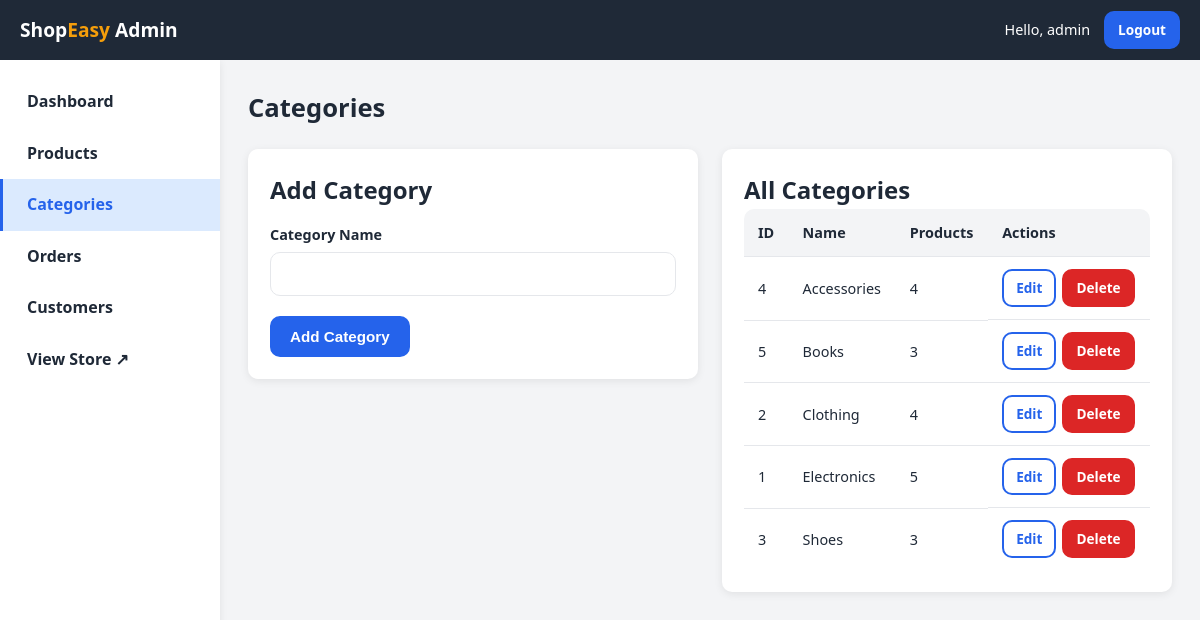
Screenshot of /admin/categories.php (signed in) with the database file from the repository.
### tables this page shows
CREATE TABLE categories (
    id   INT(11) AUTO_INCREMENT PRIMARY KEY,
    name VARCHAR(100) NOT NULL
);

### includes/functions.php (called while the page is built, shortened)
<?php
function e($text)
{
    return htmlspecialchars($text ?? '', ENT_QUOTES, 'UTF-8');
}
    ?>

### admin/categories.php (the view, shortened to what this page needs)
<?php
require_once __DIR__ . '/../config/database.php';
$edit_category = null;
$categories = $conn->query(
    "SELECT c.*, (SELECT COUNT(*) FROM products p WHERE p.category_id = c.id) AS product_count
     FROM categories c
     ORDER BY c.name"
);
include __DIR__ . '/includes/admin-header.php';
?>
<h1 class="admin-title">Categories</h1>
<div class="admin-two-col">
    <div class="admin-panel">
        <h2><?php echo $edit_category ? 'Edit Category' : 'Add Category'; ?></h2>
        <form method="post" action="categories.php" class="admin-form">
            <label for="name">Category Name</label>
            <input type="text" id="name" name="name"
                   value="<?php echo e($edit_category['name'] ?? ''); ?>" required>
            <button type="submit" class="btn">
                <?php echo $edit_category ? 'Update Category' : 'Add Category'; ?>
            </button>
        </form>
    </div>
    <div class="admin-panel">
        <h2>All Categories</h2>
        <?php if ($categories->num_rows === 0): ?>
            <p class="empty-message">No categories yet.</p>
        <?php else: ?>
            <table class="data-table">
                <thead>
                    <tr><th>ID</th><th>Name</th><th>Products</th><th>Actions</th></tr>
                </thead>
                <tbody>
                    <?php while ($cat = $categories->fetch_assoc()): ?>
                        <tr>
                            <td><?php echo (int)$cat['id']; ?></td>
                            <td><?php echo e($cat['name']); ?></td>
                            <td><?php echo (int)$cat['product_count']; ?></td>
                            <td class="table-actions">
                                <a href="categories.php?edit=<?php echo (int)$cat['id']; ?>" class="btn btn-small btn-outline">Edit</a>
                                <a href="categories.php?delete=<?php echo (int)$cat['id']; ?>"
                                   class="btn btn-small btn-danger"
                                   onclick="return confirm('Delete this category? Its products will become Uncategorized.');">Delete</a>
                            </td>
                        </tr>
                    <?php endwhile; ?>
                </tbody>
            </table>
        <?php endif; ?>
    </div>
</div>
<?php include __DIR__ . '/includes/admin-footer.php'; ?>

### css/style.css (style rules this page uses)
:root { --primary: #2563eb; --primary-dark: #1d4ed8; --primary-light: #dbeafe; --accent: #f59e0b; --dark: #1f2937; --gray: #6b7280; --light-gray: #f3f4f6; --border: #e5e7eb; --white: #ffffff; --success: #16a34a; --danger: #dc2626; --shadow: 0 2px 8px rgba(0, 0, 0, 0.08); --shadow-hover: 0 6px 18px rgba(0, 0, 0, 0.12); --radius: 10px; }
* { margin: 0; padding: 0; box-sizing: border-box; }
body { font-family: 'Segoe UI', Tahoma, Arial, sans-serif; color: var(--dark); background: var(--light-gray); line-height: 1.6; }
a { text-decoration: none; color: inherit; }
.btn { display: inline-block; background: var(--primary); color: var(--white); border: 2px solid var(--primary); padding: 10px 18px; border-radius: var(--radius); font-size: 0.95rem; font-weight: 600; cursor: pointer; transition: background 0.2s, transform 0.1s, box-shadow 0.2s; text-align: center; }
.btn-small { padding: 6px 12px; font-size: 0.85rem; }
.btn-outline { background: transparent; color: var(--primary); }
.btn-danger { background: var(--danger); border-color: var(--danger); }
label { display: block; font-weight: 600; margin: 14px 0 6px; font-size: 0.9rem; }
input, select, textarea { width: 100%; padding: 11px 12px; border: 1px solid var(--border); border-radius: var(--radius); font-size: 0.95rem; font-family: inherit; background: var(--white); }
.data-table { width: 100%; border-collapse: collapse; background: var(--white); border-radius: var(--radius); overflow: hidden; }
.data-table th, .data-table td { padding: 12px 14px; text-align: left; border-bottom: 1px solid var(--border); font-size: 0.9rem; }
.data-table th { background: var(--light-gray); font-weight: 700; }
.data-table tr:last-child td { border-bottom: none; }
.table-actions { display: flex; gap: 6px; flex-wrap: wrap; }
.admin-body { background: var(--light-gray); }
.admin-title { font-size: 1.6rem; margin-bottom: 20px; }
.admin-panel { background: var(--white); border-radius: var(--radius); box-shadow: var(--shadow); padding: 22px; margin-bottom: 24px; }
.admin-two-col { display: grid; grid-template-columns: 1fr 1fr; gap: 24px; align-items: start; }
.admin-form .btn { margin-top: 20px; }

### rows the page displays
categories: id "4", name "Accessories", product_count "4"
categories: id "5", name "Books", product_count "3"
categories: id "2", name "Clothing", product_count "4"
categories: id "1", name "Electronics", product_count "5"
categories: id "3", name "Shoes", product_count "3"

### other values shown
$_SESSION['admin_username'] "admin"
